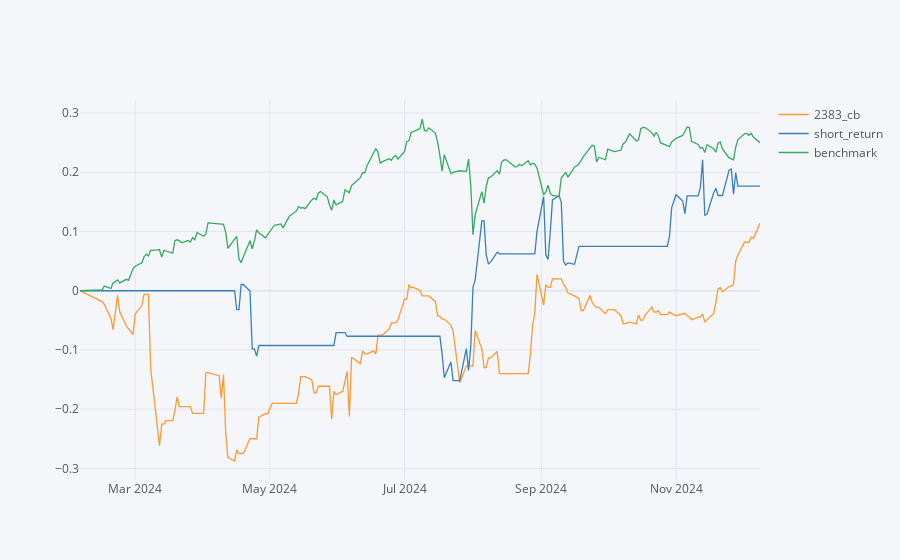
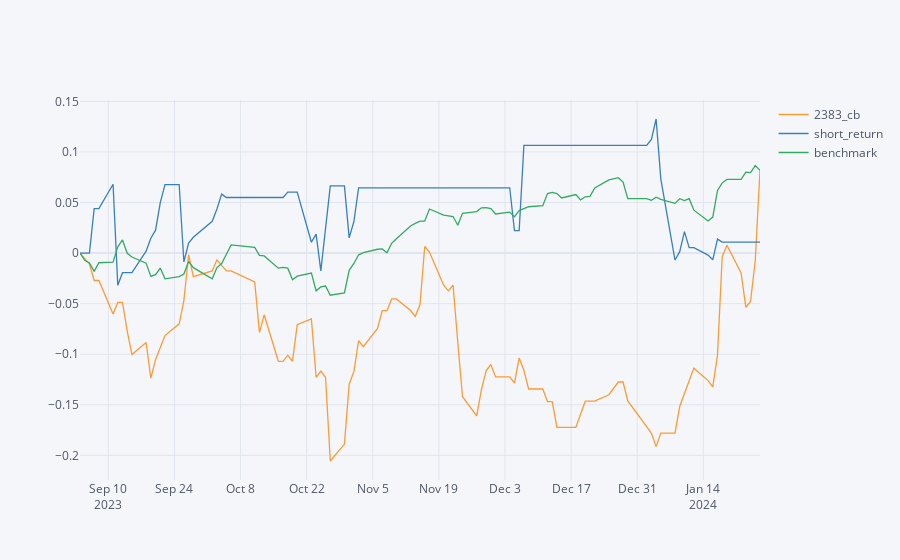
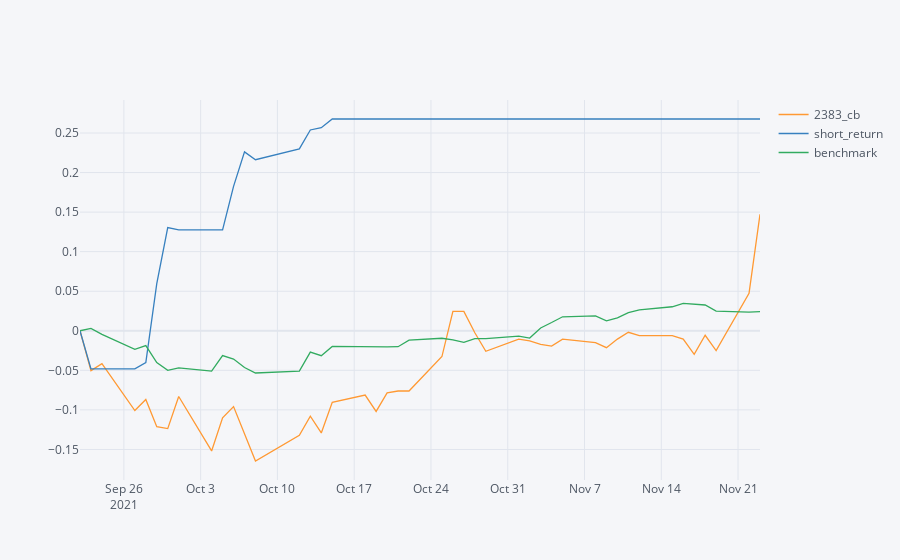

Source (notebook cell) for these figures, in order:
### Code cell
drawdown_periods = [
    {'name': 'Period 1', 'start': '2024-02-05', 'end': '2024-12-09'},
    {'name': 'Period 2', 'start': '2023-09-04', 'end': '2024-01-26	'},
    {'name': 'Period 3', 'start': '2021-09-22', 'end': '2021-11-23'}
]

def calculate_metrics(data):
    display(pd.concat({"CAGR(%)":data.mean()*252 * 100,
        'Sharpe' : data.mean() / data.std()*252**0.5,
        'Sortino': data.mean() / data[data < 0].std()*252**0.5,
        'Calmar':data.mean() * 252 / abs(data.max_drawdown()),
        'MDD(%)' : max_drawdown(data.cumsum().add(1))*100,
        '樣本勝率(%)' : data.apply(lambda X:((X.dropna()>0).sum() / X.dropna().shape[0])*100),
        '周勝率(%)' : data.apply(lambda X:((X.dropna().add(1).resample('W').prod().sub(1)>0).sum() / X.dropna().add(1).resample('W').prod().sub(1).dropna().shape[0])*100),
        '月勝率(%)' : data.apply(lambda X:((X.dropna().add(1).resample('ME').prod().sub(1)>0).sum() / X.dropna().add(1).resample('ME').prod().sub(1).shape[0])*100),
        '年勝率(%)' : data.apply(lambda X:((X.dropna().add(1).resample('YE').prod().sub(1)>0).sum() / X.dropna().add(1).resample('YE').prod().sub(1).shape[0])*100),
        'avg_win/avg_loss' : data.apply(lambda X:(X[X > 0].mean() / abs(X[X < 0].mean()))),
        'profit_factor' : data.profit_factor(),
        },axis = 1).round(2)) 

for period in drawdown_periods:
    period_data = bt_ret.loc[period['start']:period['end']]
    period_data = period_data.drop(columns=['ls_return'])
    print(f"Performance Metrics for {period['start']} to {period['end']}")
    metrics = calculate_metrics(period_data)
    display(metrics)

cumulative_returns = bt_ret[['2383_cb', 'short_return', 'benchmark']].cumsum().ffill()

for i, period in enumerate(drawdown_periods):
    start, end = period['start'], period['end']

    period_data = cumulative_returns.loc[start:end]
    period_data = period_data - period_data.iloc[0]  
    period_data.iplot()
